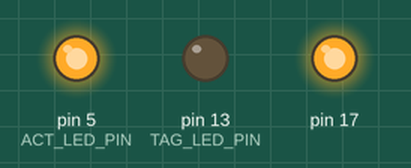
Bench run of a sketch on a simulated Arduino Leonardo, built with avr-gcc and run on an emulated ATmega32U4. Shown: output pins drawn as LEDs (lit = HIGH). What the sketch prints to the serial monitor is not drawn.

Above: at 0.4 s.
At 0.9 s:
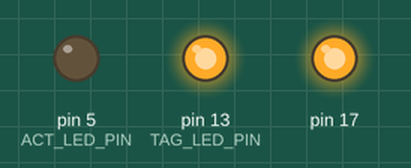
At 2.4 s:
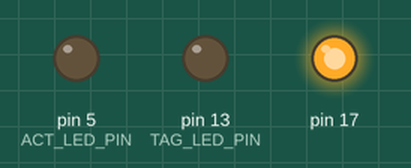
Timing chart, 0 to 3.9 s (numbered marks = the images above):
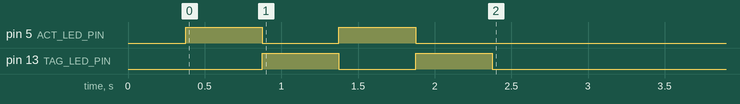

The sketch:

PasswordKeeper.ino
```cpp
#include <Arduino.h>
#include <EEPROM.h>
#include <Keyboard.h>
#include <MFRC522.h>
#include <TagData.h>

//#define DEBUG

// Pin definitions
#define RST_PIN 4
#define SS_PIN 11
#define ACT_LED_PIN 5
#define TAG_LED_PIN 13
#define BUTTON_PIN "PE2"

// Parameters
const int blinkDelay = 500;
const int authDelay = 2000;
const int tagDelay = 1000;
const int loopDelay = 1000;

// Variables
unsigned long actExpirationTime;
unsigned long tagExpirationTime;
byte nbr_of_tags;
byte uid_size;
byte pwd_size;

// Object for containing user data
TagData userData;

// Initialize RFID reader object
MFRC522 rfid(SS_PIN, RST_PIN);

// Function prototypes
boolean buttonState(String);
boolean checkPair(byte[], byte[]);
void enableLed(byte, const int);
void flashLeds(byte);
void ledHandler(void);

void setup(){
  // Init serial port
  Serial.begin(115200);

  #ifdef DEBUG
  // Wait for  serial port to start so no printouts are missed
  while(!Serial);
  #endif

  // Init RFID reader
  SPI.begin();
  rfid.PCD_Init();

  // Adjust RFID reader antenna gain
  rfid.PCD_SetAntennaGain(rfid.RxGain_max);

  // Set pin modes
  pinMode(ACT_LED_PIN, OUTPUT);
  pinMode(TAG_LED_PIN, OUTPUT);
  DDRE &= B11111011;  // Set PE2 as input

  // Load user meta data from EEPROM
  nbr_of_tags = EEPROM.read(0);
  uid_size    = EEPROM.read(1);
  pwd_size    = EEPROM.read(2);

  // Initialize data storage object
  userData = TagData(nbr_of_tags, uid_size, pwd_size);

  // Load user data from EEPROM
  int memAddr = 3;  // User data starts at the 4th byte (index 3)
  // Parse one uid/pwd pair at a time
  for(int i = 0; i < nbr_of_tags; i++){
    // Parse uid
    byte uid[uid_size];
    for(int j = 0; j < uid_size; j++){
      uid[j] = EEPROM.read(memAddr);
      memAddr++;
    }
    userData.tags[i].setUid(uid);

    // Parse password
    char pwd[pwd_size];
    for(int j = 0; j < pwd_size; j++){
      pwd[j] = EEPROM.read(memAddr);
      memAddr++;
    }
    userData.tags[i].setPwd(pwd);
  }
  Serial.print("Loaded ");
  Serial.print(nbr_of_tags);
  Serial.println(" tags.");

//=============================================
  #ifdef DEBUG
  // Dump all retrieved data to Serial
  byte uid[uid_size];
  char pwd[pwd_size];

  for(int i = 0; i < nbr_of_tags; i++){
    userData.tags[i].getUid(uid);
    for(int j = 0; j < uid_size; j++){
      Serial.print(uid[j] < 0x10 ? " 0" : " ");
      Serial.print(uid[j], HEX);
    }
    Serial.print(" - ");

    userData.tags[i].getPwd(pwd);
    Serial.print(pwd);
  }
  #endif
//=============================================

  // Flash leds to indicate end of setup
  flashLeds(2);
}

void loop(){
  // Run subroutine to check of any LEDs should be turned off
  ledHandler();

  // Check for button press
  if(buttonState(BUTTON_PIN)){
    enableLed(TAG_LED_PIN, tagDelay);
  }

  // Check if a new tag is detected and return if none are found
  if(!rfid.PICC_IsNewCardPresent() || !rfid.PICC_ReadCardSerial()){
    return;
  }

  // Blink TAG LED once to show that a tag has been read
  enableLed(TAG_LED_PIN, tagDelay);

  // Read tag uid
  byte readUID[rfid.uid.size];
  Serial.print("Read Card UID:");
  for(byte i = 0; i < rfid.uid.size; i++){
    readUID[i] = rfid.uid.uidByte[i];
    Serial.print(readUID[i] < 0x10 ? " 0" : " ");
    Serial.print(readUID[i], HEX);
  }
  Serial.println();

  // Check if read uid matches any of the known tags
  bool match = false;
  char index = userData.getIndexOf(readUID, rfid.uid.size);
  if(index >= 0){
    match = true;
  }

  // If tag is known output the corresponding password and blink ACT LED
  if(match){
    Serial.println("Authorized");
    char pwd[pwd_size];
    userData.tags[index].getPwd(pwd);
    Keyboard.print(pwd);
    enableLed(ACT_LED_PIN, authDelay);
  }
  else{
    Serial.println("Unauthorized");
  }

  // Delay loop execution to prevent tag from being read multiple times in succession
  delay(loopDelay);
}

// Return button state using direct port manipulation
boolean buttonState(String button){
  // Desired input port specified as String
  if(button.compareTo(BUTTON_PIN) == 0){
    if((PINE & B00000100) == 0){
      Serial.println("Button pressed");
      return true;
    }
    else{
      return false;
    }
  }
  else{
    return false;
  }
}

// Enables a LED and stores the planned time for turn off (to be used by ledHandler)
void enableLed(byte led, const int duration){
  if(led == ACT_LED_PIN){
    actExpirationTime = millis() + duration;
    digitalWrite(ACT_LED_PIN, HIGH);
  }
  else if(led == TAG_LED_PIN){
    tagExpirationTime = millis() + duration;
    digitalWrite(TAG_LED_PIN, HIGH);
  }
}

// Alternate flashing LEDs with a specified amount of cycles
void flashLeds(byte count){
  for(byte i = 0; i < count; i++){
    digitalWrite(ACT_LED_PIN, HIGH);
    digitalWrite(TAG_LED_PIN, LOW);
    delay(blinkDelay);
    digitalWrite(ACT_LED_PIN, LOW);
    digitalWrite(TAG_LED_PIN, HIGH);
    delay(blinkDelay);
  }
  digitalWrite(ACT_LED_PIN, LOW);
  digitalWrite(TAG_LED_PIN, LOW);
}

// Check if any of the LEDs have passed their duration and should be turned off
void ledHandler(){
  unsigned long currentTime = millis();
  if(digitalRead(ACT_LED_PIN) == HIGH && currentTime >= actExpirationTime){
    digitalWrite(ACT_LED_PIN, LOW);
  }
  if(digitalRead(TAG_LED_PIN) == HIGH && currentTime >= tagExpirationTime){
    digitalWrite(TAG_LED_PIN, LOW);
  }
}
```
